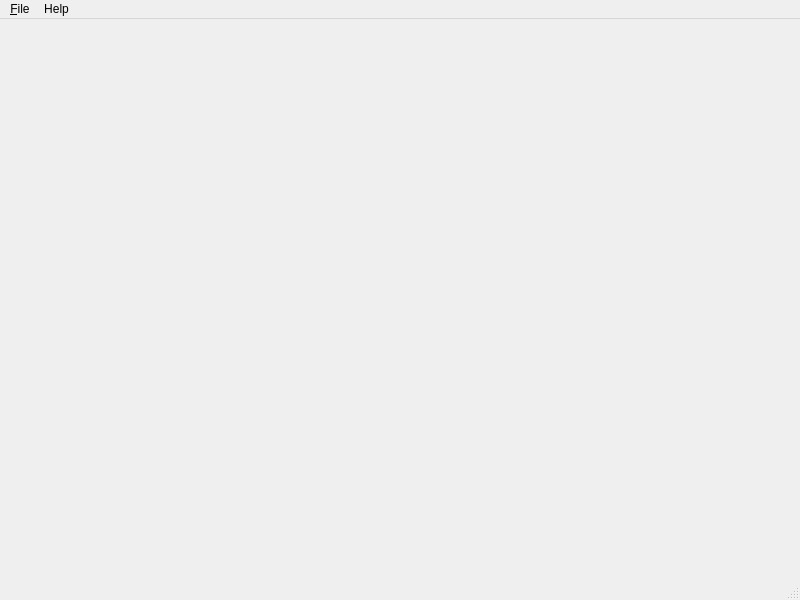
<?xml version="1.0" encoding="UTF-8"?>
<ui version="4.0">
 <class>MasterWindow</class>
 <widget class="QMainWindow" name="MasterWindow">
  <property name="geometry">
   <rect>
    <x>0</x>
    <y>0</y>
    <width>800</width>
    <height>600</height>
   </rect>
  </property>
  <property name="acceptDrops">
   <bool>true</bool>
  </property>
  <property name="windowTitle">
   <string>OFFIS Automation Framework</string>
  </property>
  <widget class="QWidget" name="centralwidget"/>
  <widget class="QMenuBar" name="menubar">
   <property name="geometry">
    <rect>
     <x>0</x>
     <y>0</y>
     <width>800</width>
     <height>26</height>
    </rect>
   </property>
   <widget class="QMenu" name="menu_File">
    <property name="title">
     <string>&amp;File</string>
    </property>
    <addaction name="actionOpen_project"/>
    <addaction name="actionNew_project"/>
    <addaction name="actionClose_project"/>
    <addaction name="actionRecent_projects"/>
   </widget>
   <widget class="QMenu" name="menuHelp">
    <property name="title">
     <string>Help</string>
    </property>
    <addaction name="separator"/>
    <addaction name="actionAbout_OFFIS_Automation_Toolbox"/>
   </widget>
   <addaction name="menu_File"/>
   <addaction name="menuHelp"/>
  </widget>
  <widget class="QStatusBar" name="statusbar"/>
  <action name="actionOpen_project">
   <property name="icon">
    <iconset resource="../images/images.qrc">
     <normaloff>:/img/loadProject.png</normaloff>:/img/loadProject.png</iconset>
   </property>
   <property name="text">
    <string>Open project</string>
   </property>
  </action>
  <action name="actionNew_project">
   <property name="icon">
    <iconset resource="../images/images.qrc">
     <normaloff>:/img/newProject.png</normaloff>:/img/newProject.png</iconset>
   </property>
   <property name="text">
    <string>New project</string>
   </property>
  </action>
  <action name="actionRecent_projects">
   <property name="icon">
    <iconset resource="../images/images.qrc">
     <normaloff>:/img/project.png</normaloff>:/img/project.png</iconset>
   </property>
   <property name="text">
    <string>Recent projects</string>
   </property>
  </action>
  <action name="actionClose_project">
   <property name="icon">
    <iconset resource="../images/images.qrc">
     <normaloff>:/img/closeProject.png</normaloff>:/img/closeProject.png</iconset>
   </property>
   <property name="text">
    <string>Close project</string>
   </property>
  </action>
  <action name="actionExit">
   <property name="icon">
    <iconset resource="../images/images.qrc">
     <normaloff>:/img/close.png</normaloff>:/img/close.png</iconset>
   </property>
   <property name="text">
    <string>Exit</string>
   </property>
   <property name="toolTip">
    <string>Exit the application</string>
   </property>
   <property name="shortcut">
    <string>Ctrl+Q</string>
   </property>
  </action>
  <action name="actionSupport">
   <property name="icon">
    <iconset resource="../../../../automation/projects/HilecGui/images/images.qrc">
     <normaloff>:/hilecGui/help.png</normaloff>:/hilecGui/help.png</iconset>
   </property>
   <property name="text">
    <string>Technical Support</string>
   </property>
  </action>
  <action name="actionReport_errors">
   <property name="icon">
    <iconset resource="../images/images.qrc">
     <normaloff>:/img/bug.png</normaloff>:/img/bug.png</iconset>
   </property>
   <property name="text">
    <string>Report errors</string>
   </property>
  </action>
  <action name="actionAbout_OFFIS_Automation_Toolbox">
   <property name="icon">
    <iconset resource="../images/images.qrc">
     <normaloff>:/img/icon.ico</normaloff>:/img/icon.ico</iconset>
   </property>
   <property name="text">
    <string>About OFFIS Automation Framework</string>
   </property>
  </action>
  <action name="actionUpdate_components">
   <property name="icon">
    <iconset resource="../../../../olvis3/projects/OlvisGuiPlugin/images/images.qrc">
     <normaloff>:/olvisGui/bullet_wrench.png</normaloff>:/olvisGui/bullet_wrench.png</iconset>
   </property>
   <property name="text">
    <string>Update components</string>
   </property>
  </action>
 </widget>
 <resources>
  <include location="../images/images.qrc"/>
  <include location="../../../../automation/projects/HilecGui/images/images.qrc"/>
  <include location="../../../../olvis3/projects/OlvisGuiPlugin/images/images.qrc"/>
 </resources>
 <connections>
  <connection>
   <sender>actionExit</sender>
   <signal>triggered()</signal>
   <receiver>MasterWindow</receiver>
   <slot>close()</slot>
   <hints>
    <hint type="sourcelabel">
     <x>-1</x>
     <y>-1</y>
    </hint>
    <hint type="destinationlabel">
     <x>399</x>
     <y>299</y>
    </hint>
   </hints>
  </connection>
 </connections>
</ui>
